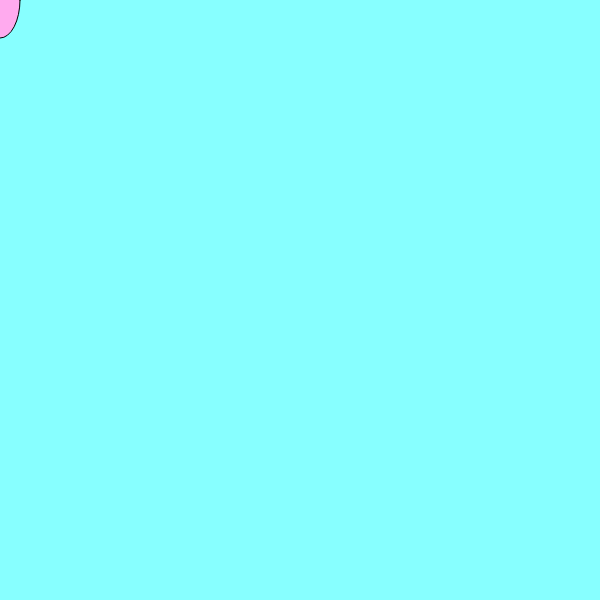
Frame 1 (no input)
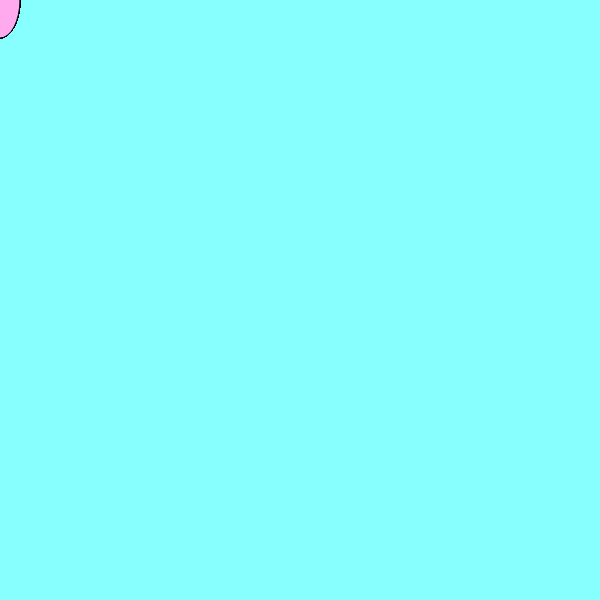
Frame 60 (no input)
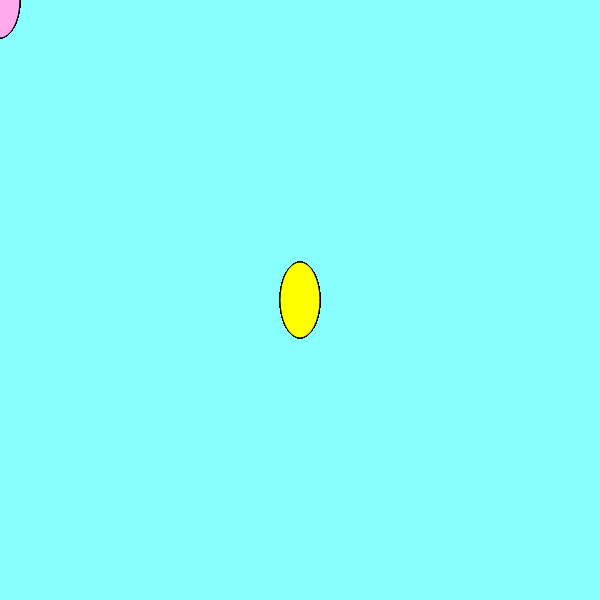
Frame 120 (the mouse pressed at the canvas centre since frame 60)

The p5.js sketch that drew these frames (run headless with seeded random() and noise() and a simulated clock; from frame 60 on, the mouse is pressed at the canvas centre):

// p5.js sketch
// ── sketch.js
function setup() {
  createCanvas(600, 600);
  background(135, 259, 300);
  noCursor();
}
function draw() {
  if (mouseIsPressed) {
    fill(480, 400, 0);

  } else {
fill('#fae');
 }
  ellipse(mouseX, mouseY, 40, 76, 30, 60);
}
